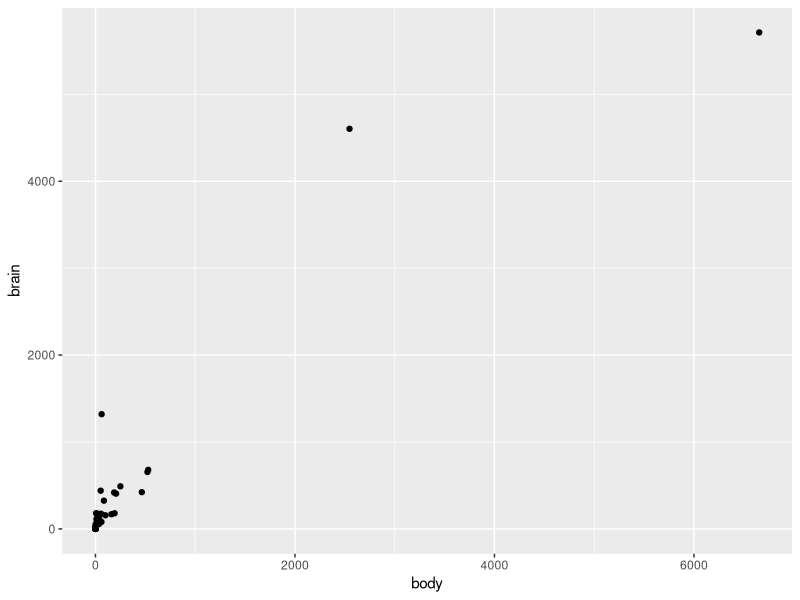
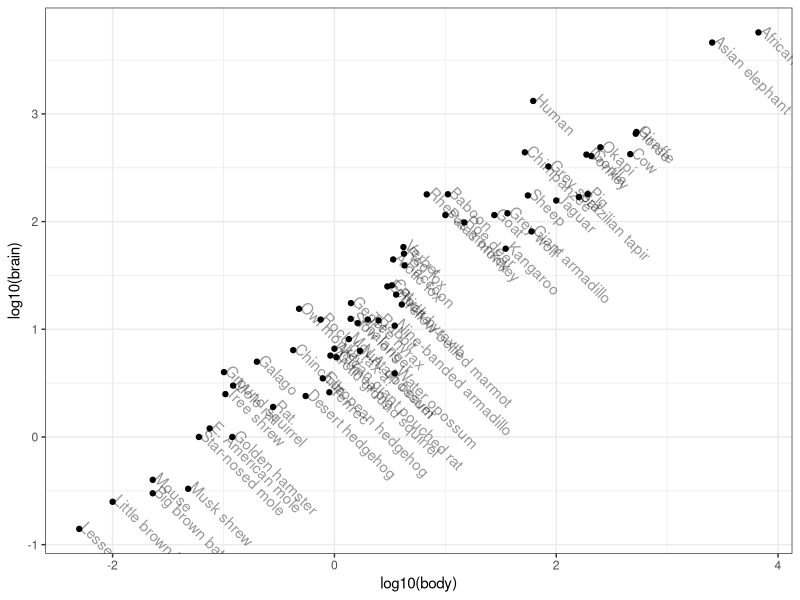
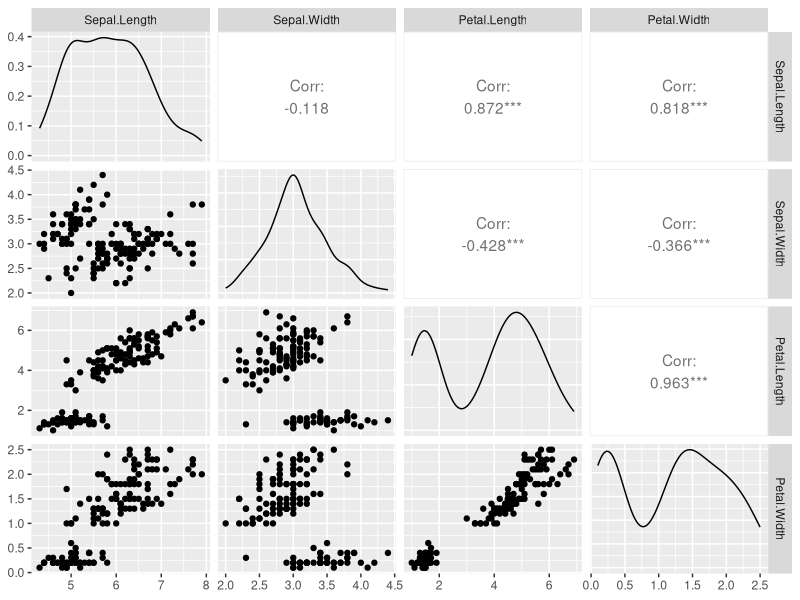
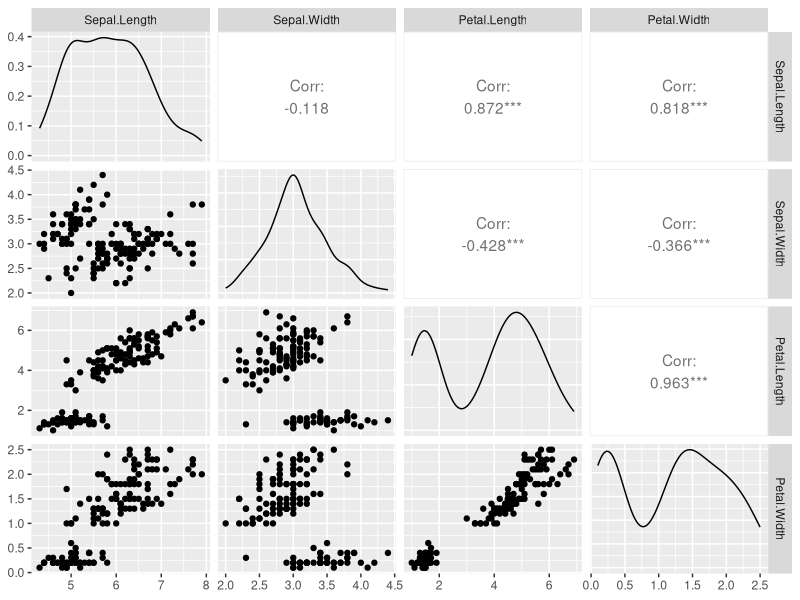
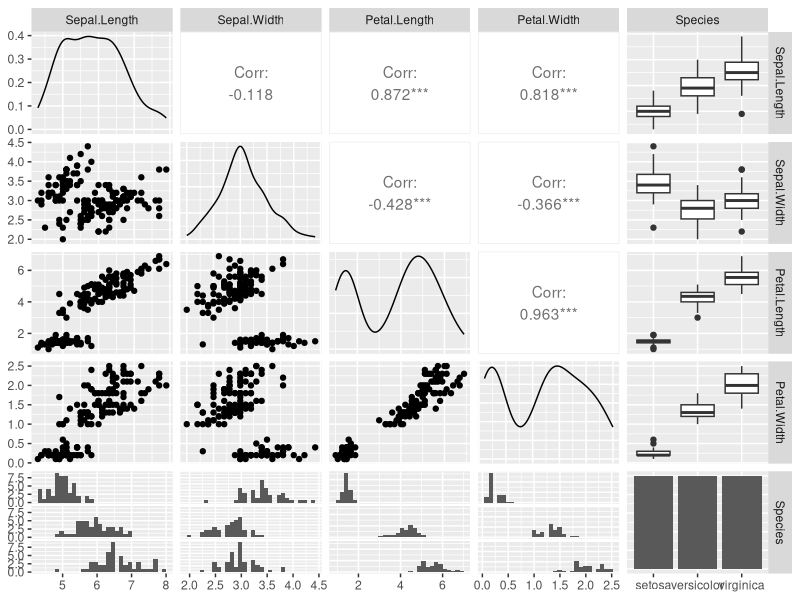

These figures' R source, in order:
#******************************
# FastCampus lecture05
# correlation
# jangsea.park@gmail.com
# 2015-06-21
#******************************

# load packages -----------------------------------------------------------

library(MASS)
library(ggplot2)
library(GGally)


# read dataset ------------------------------------------------------------

mammals
str(mammals)
?mammals


# draw scatter plot -------------------------------------------------------

ggplot(mammals, aes(x=body, y=brain)) +
    geom_point()

ggplot(mammals, aes(x=log10(body), y=log10(brain), label=rownames(mammals))) +
    geom_point() +
    theme_bw() +
    geom_text(hjust=0, vjust=0, angle=-45, alpha=.4)


# calculate correlation coefficient ---------------------------------------

with(mammals, cor(body, brain))
with(mammals, cor(log10(body), log10(brain)))


# draw scatter plot matrix ------------------------------------------------

ggpairs(iris[, 1:4])
ggpairs(iris, 1:4, colour = 'Species')
ggpairs(iris, colour = 'Species')
